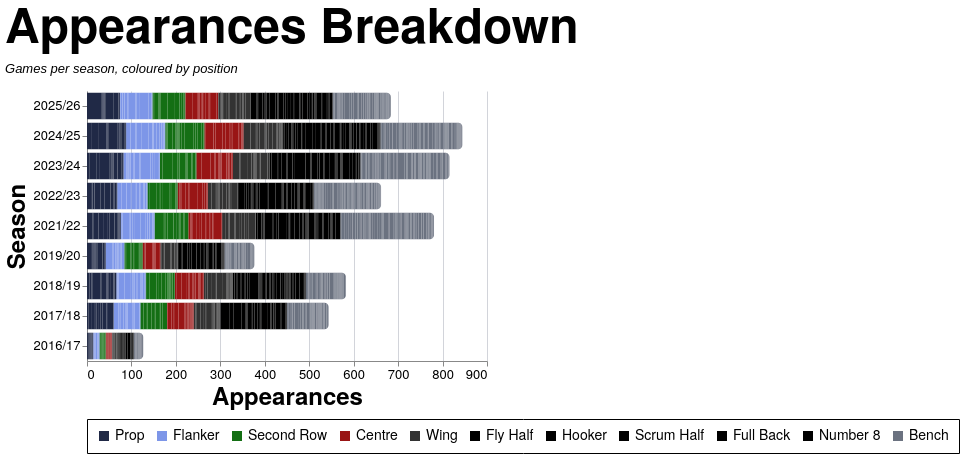

Vega-Lite specification stored for this chart:
### Vega-Lite specification from a JSON file in a GitHub repository (floating-point values rounded to 4 significant figures; data arrays with more than 128 entries replaced by an {"elided": "..."} marker saying what was removed)
{"config": {"axis": {"labelFont": "PT Sans Narrow, Helvetica Neue, Helvetica, Arial, sans-serif", "titleFont": "PT Sans Narrow, Helvetica Neue, Helvetica, Arial, sans-serif", "labelFontSize": 13, "titleFontSize": 24, "gridColor": "#202947", "gridOpacity": 0.2, "zindex": 1}, "text": {"font": "Lato, sans-serif"}, "bar": {"cornerRadiusEnd": 5}, "header": {"labelFont": "PT Sans Narrow, Helvetica Neue, Helvetica, Arial, sans-serif", "titleFont": "PT Sans Narrow, Helvetica Neue, Helvetica, Arial, sans-serif", "labelFontSize": 24, "titleFontSize": 28, "labelFontWeight": "bold", "orient": "left"}, "legend": {"labelFont": "PT Sans Narrow, Helvetica Neue, Helvetica, Arial, sans-serif", "titleFont": "PT Sans Narrow, Helvetica Neue, Helvetica, Arial, sans-serif", "labelFontSize": 14, "titleFontSize": 16, "titlePadding": 5, "fillColor": "white", "strokeColor": "black", "padding": 10, "titleFontWeight": "lighter", "titleFontStyle": "italic", "titleColor": "gray", "offset": 10}, "title": {"font": "PT Sans Narrow, Helvetica Neue, Helvetica, Arial, sans-serif", "fontSize": 48, "fontWeight": "bold", "anchor": "start", "align": "center", "titlePadding": 20, "subtitlePadding": 10, "subtitleFontSize": 13, "subtitleColor": "", "subtitleFontStyle": "italic", "offset": 15, "color": "black"}, "axisX": {"labelAngle": 0}, "facet": {"title": null, "header": null, "align": {"row": "each", "column": "each"}}, "resolve": {"scale": {"y": "independent", "facet": "independent"}}, "background": "transparent", "scale": {"offsetBandPaddingOuter": 0.2, "offsetBandPaddingInner": 0.1}, "view": {"stroke": null, "background": "transparent"}}, "data": {"name": "data-ebfa61538238c224706bf96de26ff490"}, "mark": {"type": "bar"}, "encoding": {"color": {"field": "color_value", "legend": {"orient": "bottom", "title": null}, "scale": {"domain": ["Prop", "Flanker", "Second Row", "Centre", "Wing", "Fly Half", "Hooker", "Scrum Half", "Full Back", "Number 8", "Bench"], "range": ["#202946", "#7d96e8", "#146f14", "#991515", "#333333", "#000000", "#000000", "#000000", "#000000", "#000000", "#6b7280"]}, "type": "nominal"}, "order": {"field": "stack_order", "type": "quantitative"}, "tooltip": [{"field": "player", "title": "Player", "type": "nominal"}, {"field": "season", "title": "Season", "type": "nominal"}, {"field": "color_value", "title": "Position", "type": "nominal"}, {"aggregate": "sum", "field": "apps", "title": "Appearances", "type": "quantitative"}], "x": {"aggregate": "sum", "field": "apps", "title": "Appearances", "type": "quantitative"}, "y": {"field": "season", "sort": {"field": "season_sort", "op": "max", "order": "descending"}, "title": "Season", "type": "nominal"}}, "height": {"step": 30}, "title": {"text": "Appearances Breakdown", "subtitle": "Games per season, coloured by position"}, "width": 400, "$schema": "https://vega.github.io/schema/vega-lite/v5.20.1.json", "datasets": {"data-ebfa61538238c224706bf96de26ff490": {"elided": "2502 records"}}}
